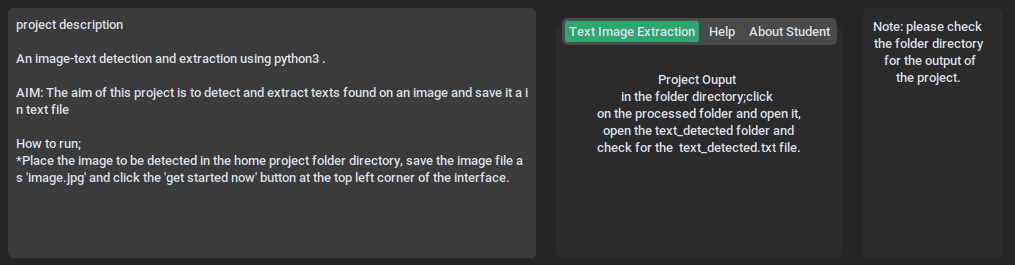
#> input picture image.png, 1015 x 265 px
$ python start.py
#> lines starting #> are read from the running program, lines starting #| are printed output that depends on the picture
import os
from PIL import Image #import python library that processes your image

def resize_img(): #create a function

    img = Image.open("image.png") #process the image
#> img is the input picture: PIL image 1015x265 RGB; mean R, G, B 57.8, 59.2, 59.1

    if img.height > 300 or img.width > 300: #get the height and width of the image
        output_size = (900, 900) #crop the image to the output size
        img.thumbnail(output_size)
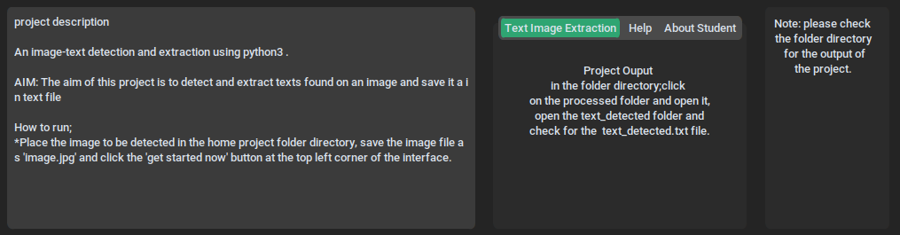
#> img: PIL image 900x235 RGB; mean R, G, B 57.8, 59.2, 59.1
        ext = ['.jpeg', '.png', '.jpg'] #create list of extensions to save as
        for extension in ext: #loop over the list
            img.save(f"image_resize{extension}") #save the image with a new name with the list of extensions added after preocessing

    os.system('python3 test.py')

resize_img()
